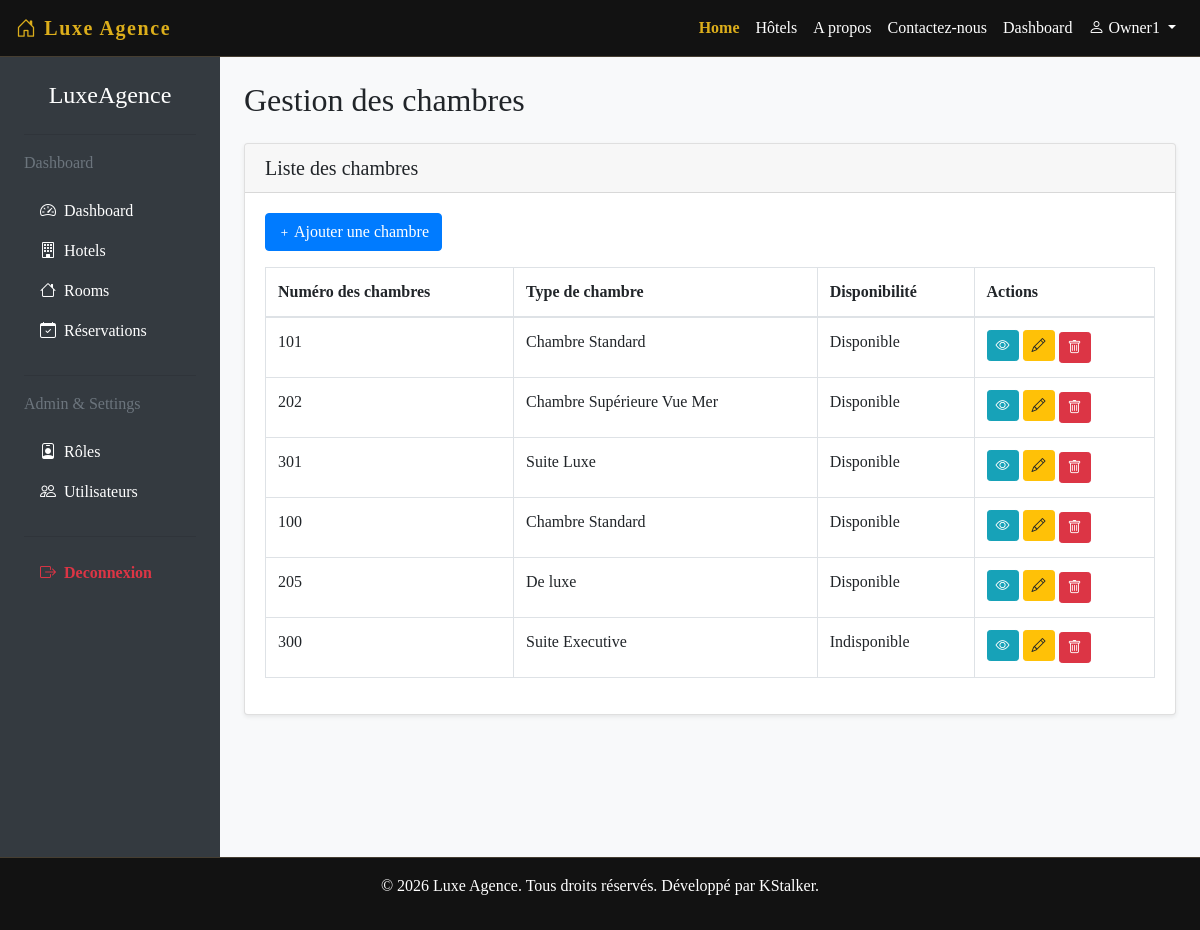
Screenshot of /gestionrooms/ (signed in) with the database file from the repository.
### Agence/models.py (models this page shows)
class Room(models.Model):
    hotel = models.ForeignKey(Hotel, on_delete=models.CASCADE)
    room_number = models.CharField(max_length=20)
    room_type = models.CharField(max_length=100)
    price_per_night = models.DecimalField(max_digits=10, decimal_places=2)
    available = models.BooleanField(default=True)
    capacity = models.IntegerField()
    image = models.ImageField(upload_to='rooms/', default='rooms/default.jpg')

### Agence/views.py (the view)
# urls.py: path('gestionrooms/', views.GestionRoomView.as_view(), name='gestrooms'),
class GestionRoomView(LoginRequiredMixin,ListView):
    model = Room
    template_name = 'administrateur/gestrooms.html'
    context_object_name = 'rooms'

### Agence/templates/administrateur/gestrooms.html (shortened to what this page needs)
{% extends 'base.html' %}
{% block content %}
<div class="d-flex" style="min-height: 100vh;">
    {% include 'administrateur/sidebar.html' %}
    <div class="container-fluid py-4 px-4" style="flex: 1; background-color: #f8f9fa;">
        <div class="mb-4">
            <h2 class="fw-bold">Gestion des chambres</h2>
        </div>
        <div class="row g-4">
            <div class="col-lg-12">
                <div class="card shadow-sm">
                    <div class="card-header d-flex justify-content-between align-items-center">
                        <h5 class="mb-0">Liste des chambres</h5>
                    </div>
                    <div class="card-body">
                        {% if user.is_authenticated and user.profile.role %}
                            {% for permission in user.profile.role.permissions.all %}
                                {% if permission.codename == 'add_room' %}
                                    <a href="{% url 'create_room' %}" class="btn btn-primary mb-3">
                                        <small><i class="bi bi-plus"></i></small> Ajouter une chambre
                                    </a>
                                {% endif %}
                            {% endfor %}
                        {% endif %}
                        <table class="table table-bordered">
                            <thead>
                                <tr>
                                    <th>Numéro des chambres</th>
                                    <th>Type de chambre</th>
                                    <th>Disponibilité</th>
                                    {% if user.is_authenticated and user.profile.role %}
                                        {% for permission in user.profile.role.permissions.all %}
                                            {% if permission.codename == 'change_room' %}
                                            <th>Actions</th>
                                            {% endif %}
                                        {% endfor %}
                                    {% endif %}
                                </tr>
                            </thead>
                            <tbody>
                                {% for room in rooms %}
                                <tr>
                                    <td>{{ room.room_number }}</td>
                                    <td>{{ room.room_type }}</td>
                                    <td>{{ room.available|yesno:"Disponible,Indisponible" }}</td>
                                    <td>
                                        <a href="{% url 'detail_room' room.id %}" class="btn btn-info btn-sm mb-1"><i class="bi bi-eye "></i></a>
                                        <a href="{% url 'edit_room' room.id %}" class="btn btn-warning btn-sm mb-1"><i class="bi bi-pencil "></i></a>
                                        <form action="{% url 'delete_room' room.id %}" method="post" style="display:inline;">
                                                <button type="submit" class="btn btn-danger btn-sm"
                                                    onclick="return confirm('Voulez-vous vraiment supprimer cette chambre ?');">
                                                    <i class="bi bi-trash"></i>
                                                </button>
                                        </form>
                                    </td>
                                </tr>
                                {% empty %}
                                <tr>
                                    <td colspan="4" class="text-center text-muted">Aucune chambre disponible</td>
                                </tr>
                                {% endfor %}
                            </tbody>
                        </table>
                    </div>
                </div>
            </div>
        </div>
    </div>
</div>
{% endblock %}

### Agence/templates/base.html (shortened to what this page needs)
<!doctype html>
<html lang="en">
  <head>
    <link rel="stylesheet" href="https://cdn.jsdelivr.net/npm/bootstrap@4.4.1/dist/css/bootstrap.min.css">
    <link href="https://cdn.jsdelivr.net/npm/bootstrap-icons@1.11.3/font/bootstrap-icons.css" rel="stylesheet">
    <link rel="stylesheet" href="https://unpkg.com/aos@2.3.1/dist/aos.css" />
    <link rel="stylesheet" href="https://cdn.jsdelivr.net/npm/flatpickr/dist/flatpickr.min.css">
  </head>
  <body>
        <nav class="navbar navbar-expand-lg navbar-custom" style="border-bottom: 0.1px solid rgb(70, 62, 49);">
        <a class="navbar-brand" href="{% url 'home' %}"><i class="bi bi-house-door"></i> Luxe Agence</a>
        <div class="collapse navbar-collapse white" id="navbarNavDropdown">
            <ul class="navbar-nav ml-auto">
            <li class="nav-item active">
                <a class="nav-link" href="{% url 'home' %}">Home<span class="sr-only">(current)</span></a>
            </li>
            <li class="nav-item">
                <a class="nav-link" href="{% url 'list_hotel' %}">Hôtels</a>
            </li>
            <li class="nav-item">
                <a class="nav-link" href="{% url 'about' %}">A propos</a>
            </li>
            <li class="nav-item">
                <a class="nav-link" href="{% url 'contact' %}">Contactez-nous</a>
            </li>
            <li class="nav-item">
                <a class="nav-link" href="{% url 'dashboard' %}">Dashboard</a>
            </li>
            <li class="nav-item dropdown">
                <a class="nav-link dropdown-toggle" href="#" id="navbarDropdownMenuLink" role="button" data-toggle="dropdown" aria-haspopup="true" aria-expanded="false">
                    {% if user.is_authenticated %}
                            <i class="bi bi-person"></i> {{ user.username }}
                        {% else %}
                            <i class="bi bi-person"></i>
                        {% endif %}
                    </a>
            </li>
            </ul>
        </div>
        </nav>
    {% block content %}
    {% endblock %}
    <footer class="p-3" style="border-top: 0.1px solid rgb(70, 62, 49); background-color: #121212; ">
        <p class="text-center text-white">© 2026 Luxe Agence. Tous droits réservés. Développé par KStalker.</p>
    </footer>
  </body>
</html>

### Agence/templates/base.html (style rules this page uses)
.navbar-custom { background-color: #121212; }
.navbar-custom .navbar-brand { color: #dcae1b; font-weight: 900; letter-spacing: 0.08em; }
.navbar-custom .nav-link, .navbar-custom .dropdown-item { color: #ffffff; }
.navbar-custom .nav-item.active .nav-link { color: #dcae1b !important; background-color: transparent !important; border-radius: 0; font-weight: 700; }
body { font-family: 'Times New Roman', Times, serif; }

### rows the page displays
Room: room_number "101", room_type "Chambre Standard", available "Disponible"
Room: room_number "202", room_type "Chambre Supérieure Vue Mer", available "Disponible"
Room: room_number "301", room_type "Suite Luxe", available "Disponible"
Room: room_number "100", room_type "Chambre Standard", available "Disponible"
Room: room_number "205", room_type "De luxe", available "Disponible"
Room: room_number "300", room_type "Suite Executive", available "Indisponible"

### other values shown
{{ user.username }} "Owner1"
